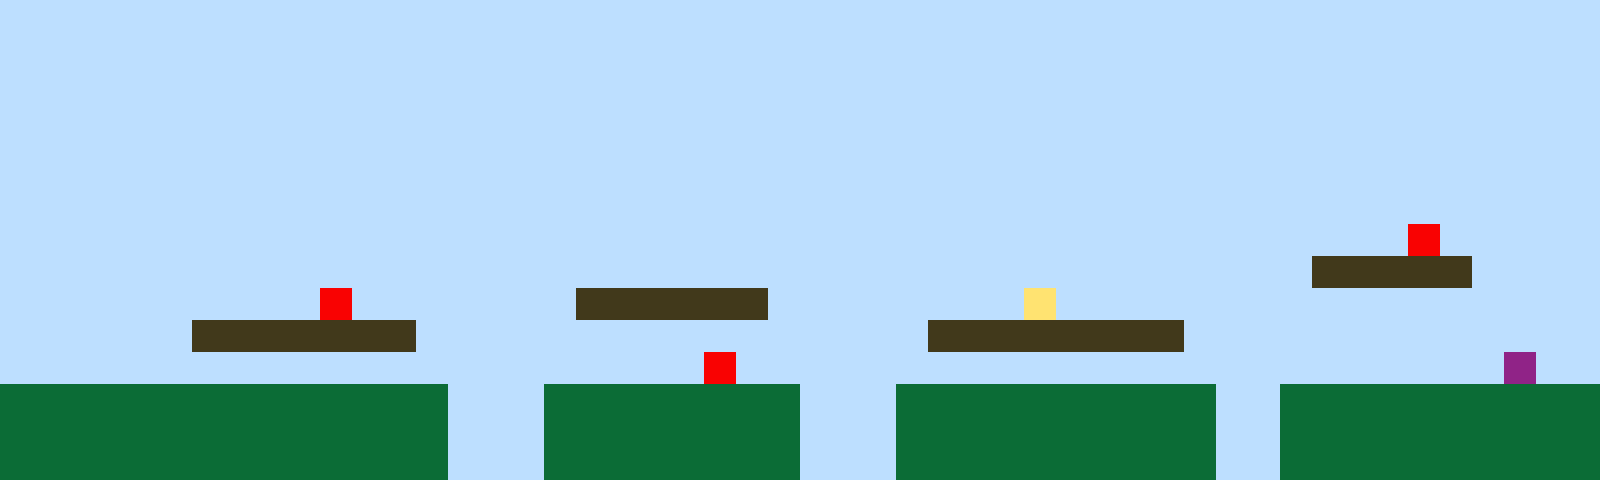

Tiled map render using the project's own tile images. Description and the whole map definition, tile-layer contents included, below:
An orthogonal 50x15 tile map with 32x32 px tiles, 1 tile layer (Tile Layer 1).

<map version="1.10" tiledversion="1.11.2" orientation="orthogonal" renderorder="right-up" width="50" height="15" tilewidth="32" tileheight="32" infinite="0" nextlayerid="2" nextobjectid="1"><editorsettings><export target="map1.csv" format="csv" /></editorsettings><tileset firstgid="1" name="sprites" tilewidth="32" tileheight="32" tilecount="6" columns="3"><image source="sprites.png" width="96" height="64" /></tileset><layer id="1" name="Tile Layer 1" width="50" height="15"><data encoding="csv">1,1,1,1,1,1,1,1,1,1,1,1,1,1,1,1,1,1,1,1,1,1,1,1,1,1,1,1,1,1,1,1,1,1,1,1,1,1,1,1,1,1,1,1,1,1,1,1,1,1,1,1,1,1,1,1,1,1,1,1,1,1,1,1,1,1,1,1,1,1,1,1,1,1,1,1,1,1,1,1,1,1,1,1,1,1,1,1,1,1,1,1,1,1,1,1,1,1,1,1,1,1,1,1,1,1,1,1,1,1,1,1,1,1,1,1,1,1,1,1,1,1,1,1,1,1,1,1,1,1,1,1,1,1,1,1,1,1,1,1,1,1,1,1,1,1,1,1,1,1,1,1,1,1,1,1,1,1,1,1,1,1,1,1,1,1,1,1,1,1,1,1,1,1,1,1,1,1,1,1,1,1,1,1,1,1,1,1,1,1,1,1,1,1,1,1,1,1,1,1,1,1,1,1,1,1,1,1,1,1,1,1,1,1,1,1,1,1,1,1,1,1,1,1,1,1,1,1,1,1,1,1,1,1,1,1,1,1,1,1,1,1,1,1,1,1,1,1,1,1,1,1,1,1,1,1,1,1,1,1,1,1,1,1,1,1,1,1,1,1,1,1,1,1,1,1,1,1,1,1,1,1,1,1,1,1,1,1,1,1,1,1,1,1,1,1,1,1,1,1,1,1,1,1,1,1,1,1,1,1,1,1,1,1,1,1,1,1,1,1,1,1,1,1,1,1,1,1,1,1,1,1,1,1,1,1,1,1,1,1,1,1,1,1,1,1,1,1,1,1,1,1,1,1,1,1,1,1,1,1,1,1,1,1,1,1,1,1,1,1,1,1,1,1,1,1,1,1,1,1,1,1,1,1,1,1,1,1,1,1,1,1,1,1,5,1,1,1,1,1,1,1,1,1,1,1,1,1,1,1,1,1,1,1,1,1,1,1,1,1,1,1,1,1,1,1,1,1,1,1,1,1,1,1,1,1,1,1,1,1,1,3,3,3,3,3,1,1,1,1,1,1,1,1,1,1,1,1,1,1,5,1,1,1,1,1,1,1,3,3,3,3,3,3,1,1,1,1,1,1,1,1,4,1,1,1,1,1,1,1,1,1,1,1,1,1,1,1,1,1,1,1,1,1,1,1,3,3,3,3,3,3,3,1,1,1,1,1,1,1,1,1,1,1,1,1,1,1,1,3,3,3,3,3,3,3,3,1,1,1,1,1,1,1,1,1,1,1,1,1,1,1,1,1,1,1,1,1,1,1,1,1,1,1,1,1,1,1,1,1,1,1,5,1,1,1,1,1,1,1,1,1,1,1,1,1,1,1,1,1,1,1,1,1,1,1,1,6,1,1,2,2,2,2,2,2,2,2,2,2,2,2,2,2,1,1,1,2,2,2,2,2,2,2,2,1,1,1,2,2,2,2,2,2,2,2,2,2,1,1,2,2,2,2,2,2,2,2,2,2,2,2,2,2,2,2,2,2,2,2,2,2,2,2,1,1,1,2,2,2,2,2,2,2,2,1,1,1,2,2,2,2,2,2,2,2,2,2,1,1,2,2,2,2,2,2,2,2,2,2,2,2,2,2,2,2,2,2,2,2,2,2,2,2,1,1,1,2,2,2,2,2,2,2,2,1,1,1,2,2,2,2,2,2,2,2,2,2,1,1,2,2,2,2,2,2,2,2,2,2</data></layer></map>
